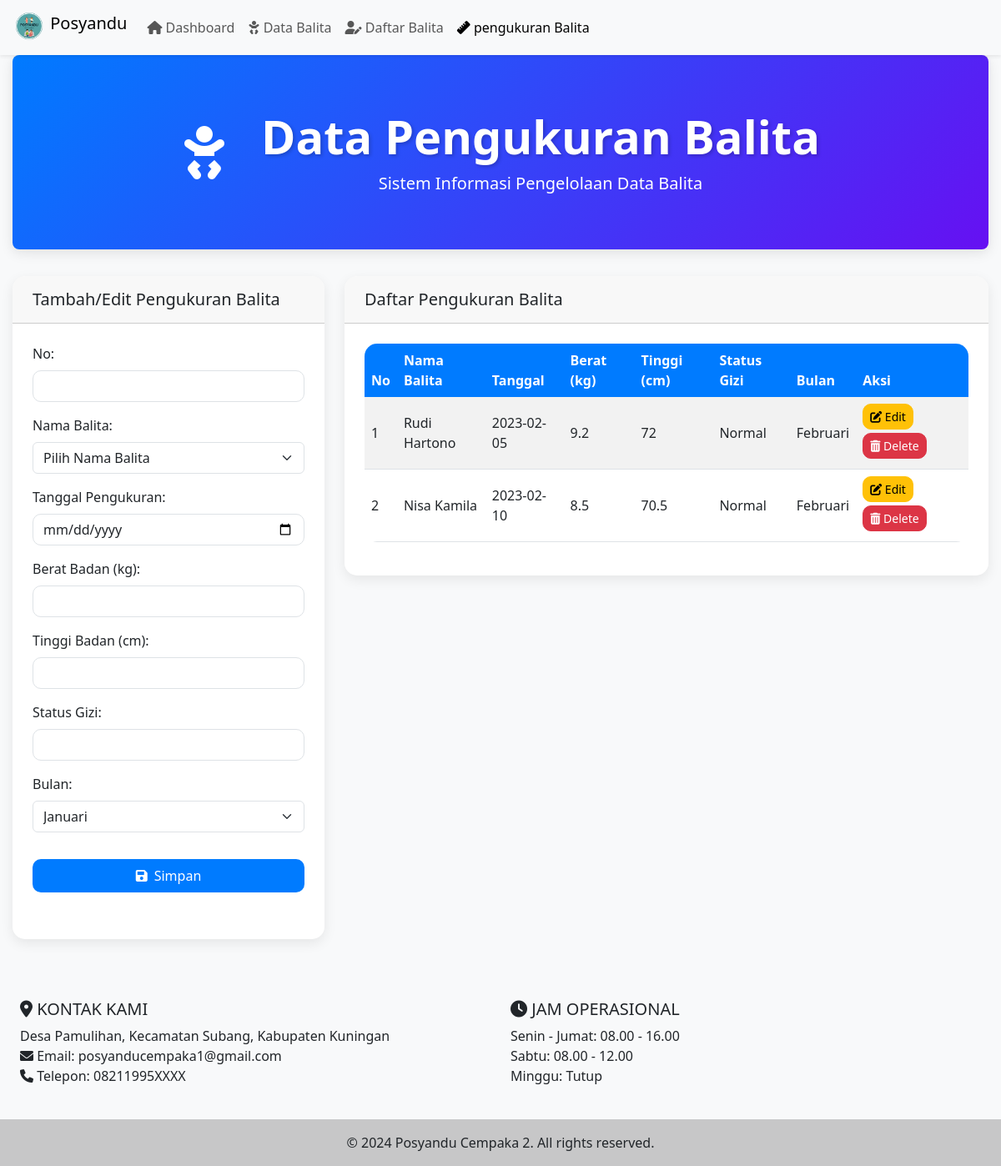
Screenshot of /posyandu_2/balita_crud_p2.php (signed in) with the database file from the repository.
### tables this page shows
CREATE TABLE "pengukuran_balita_2" (
    id_pengukuran INTEGER PRIMARY KEY AUTOINCREMENT,
    no INTEGER,
    id_balita INTEGER,
    tanggal_pengukuran DATE,
    berat_badan DECIMAL(5,2),
    tinggi_badan DECIMAL(5,2),
    status_gizi TEXT,
    bulan TEXT CHECK (bulan IN ('januari', 'februari', 'maret', 'april', 'mei', 'juni', 'juli', 'agustus', 'september', 'oktober', 'november', 'desember')),
    FOREIGN KEY (id_balita) REFERENCES balita(id_balita)
);

CREATE TABLE balita_2 (

    id_balita INTEGER PRIMARY KEY,

    no INTEGER,

    nama_balita TEXT,

    jenis_kelamin TEXT,

    nik TEXT,

    tanggal_lahir DATE,

    berat_badan_lahir INTEGER,

    nama_ayah TEXT,

    nama_ibu TEXT,

    alamat TEXT,

    status TEXT CHECK (status IN ('Aktif', 'Lulus', 'Keluar', 'Pindah', 'Meninggal', 'Tidak Aktif'))

);

### posyandu_2/balita_crud_p2.php (the view, shortened to what this page needs)
<?php
require_once __DIR__ . '/../pos_2/header_balita_p2.php';
$pengukuran = null;
$pengukuran_balitas = $db->query("SELECT p.*, b.nama_balita FROM pengukuran_balita_2 p JOIN balita_2 b ON p.id_balita = b.id_balita ORDER BY p.no ASC")->fetchAll(PDO::FETCH_ASSOC);
$bulan_list = ['januari', 'februari', 'maret', 'april', 'mei', 'juni', 'juli', 'agustus', 'september', 'oktober', 'november', 'desember'];
?>
<!DOCTYPE html>
<html lang="id">
<head>
    <link href="https://cdn.jsdelivr.net/npm/bootstrap@5.3.0-alpha1/dist/css/bootstrap.min.css" rel="stylesheet">
    <link href="https://cdnjs.cloudflare.com/ajax/libs/font-awesome/6.0.0-beta3/css/all.min.css" rel="stylesheet">
</head>
<body>
<div class="container">
    <div class="jumbotron text-center">
        <div class="row align-items-center justify-content-center">
            <div class="col-auto">
                <i class="fas fa-baby title-icon"></i>
            </div>
            <div class="col-auto">
                <h1 class="display-4">Data Pengukuran Balita</h1>
                <p class="lead">Sistem Informasi Pengelolaan Data Balita</p>
            </div>
        </div>
    </div>
</div>
<div class="container">
    <div class="row">
        <div class="col-lg-4 mb-4">
            <div class="card h-100 animate-on-scroll">
                <div class="card-header">
                    <h5 class="card-title mb-0">Tambah/Edit Pengukuran Balita</h5>
                </div>
                <div class="card-body">
                    <form method="post">
                        <div class="mb-3">
                            <label for="no" class="form-label">No:</label>
                            <input type="number" name="no" id="no" class="form-control" value="<?php echo isset($pengukuran) ? htmlspecialchars($pengukuran['no']) : ''; ?>" required>
                        </div>
                        <div class="mb-3">
                            <label for="id_balita" class="form-label">Nama Balita:</label>
                            <select name="id_balita" id="id_balita" class="form-select" required onchange="fillNoBasedOnBalita(this.value)">
                                <option value="">Pilih Nama Balita</option>
                            </select>
                        </div>
                        <div class="mb-3">
                            <label for="tanggal_pengukuran" class="form-label">Tanggal Pengukuran:</label>
                            <input type="date" name="tanggal_pengukuran" id="tanggal_pengukuran" class="form-control" value="<?php echo isset($pengukuran) ? htmlspecialchars($pengukuran['tanggal_pengukuran']) : ''; ?>" required>
                        </div>
                        <div class="mb-3">
                            <label for="berat_badan" class="form-label">Berat Badan (kg):</label>
                            <input type="number" step="0.1" name="berat_badan" id="berat_badan" class="form-control" value="<?php echo isset($pengukuran) ? htmlspecialchars($pengukuran['berat_badan']) : ''; ?>" required>
                        </div>
                        <div class="mb-3">
                            <label for="tinggi_badan" class="form-label">Tinggi Badan (cm):</label>
                            <input type="number" step="0.1" name="tinggi_badan" id="tinggi_badan" class="form-control" value="<?php echo isset($pengukuran) ? htmlspecialchars($pengukuran['tinggi_badan']) : ''; ?>" required>
                        </div>
                        <div class="mb-3">
                            <label for="status_gizi" class="form-label">Status Gizi:</label>
                            <input type="text" name="status_gizi" id="status_gizi" class="form-control" value="<?php echo isset($pengukuran) ? htmlspecialchars($pengukuran['status_gizi']) : ''; ?>" required>
                        </div>
                        <div class="mb-3">
                            <label for="bulan" class="form-label">Bulan:</label>
                            <select name="bulan" id="bulan" class="form-select" required>
                                <?php foreach ($bulan_list as $bulan): ?>
                                    <option value="<?php echo $bulan; ?>" <?php echo (isset($pengukuran) && $pengukuran['bulan'] == $bulan) ? 'selected' : ''; ?>>
                                        <?php echo ucfirst($bulan); ?>
                                    </option>
                                <?php endforeach; ?>
                            </select>
                        </div>
                        <button type="submit" name="action" value="<?php echo isset($pengukuran) ? 'edit' : 'add'; ?>" class="btn btn-primary w-100 mt-3">
                            <i class="fas fa-save me-2"></i>Simpan
                        </button>
                    </form>
                </div>
            </div>
        </div>
        <div class="col-lg-8">
            <div class="card animate-on-scroll">
                <div class="card-header">
                    <h5 class="mb-0">Daftar Pengukuran Balita</h5>
                </div>
                <div class="card-body">
                    <div class="table-responsive">
                        <table class="table table-striped table-hover">
                            <thead>
                                <tr>
                                    <th>No</th>
                                    <th>Nama Balita</th>
                                    <th>Tanggal</th>
                                    <th>Berat (kg)</th>
                                    <th>Tinggi (cm)</th>
                                    <th>Status Gizi</th>
                                    <th>Bulan</th>
                                    <th>Aksi</th>
                                </tr>
                            </thead>
                            <tbody>
                                <?php foreach ($pengukuran_balitas as $pengukuran): ?>
                                    <tr>
                                        <td><?php echo htmlspecialchars($pengukuran['no']); ?></td>
                                        <td><?php echo htmlspecialchars($pengukuran['nama_balita']); ?></td>
                                        <td><?php echo htmlspecialchars($pengukuran['tanggal_pengukuran']); ?></td>
                                        <td><?php echo htmlspecialchars($pengukuran['berat_badan']); ?></td>
                                        <td><?php echo htmlspecialchars($pengukuran['tinggi_badan']); ?></td>
                                        <td><?php echo htmlspecialchars($pengukuran['status_gizi']); ?></td>
                                        <td><?php echo htmlspecialchars(ucfirst($pengukuran['bulan'])); ?></td>
                                        <td>
                                            <a href="?edit=<?php echo $pengukuran['id_pengukuran']; ?>" class="btn btn-sm btn-warning mb-1">
                                                <i class="fas fa-edit"></i> Edit
                                            </a>
                                            <form method="post" style="display:inline;">
                                                <button type="submit" name="action" value="delete" class="btn btn-sm btn-danger mb-1" onclick="return confirm('Yakin ingin menghapus data ini?')">
                                                    <i class="fas fa-trash-alt"></i> Delete
                                                </button>
                                            </form>
                                        </td>
                                    </tr>
                                <?php endforeach; ?>
                            </tbody>
                        </table>
                    </div>
                </div>
            </div>
        </div>
    </div>
</div>
</body>
</html>
<?php require_once __DIR__ . '/../pos_2/footer_balita_p2.php'; ?>

### pos_2/header_balita_p2.php (style rules this page uses)
body { min-height: 100vh; display: flex; flex-direction: column; }

### posyandu_2/balita_crud_p2.php (style rules this page uses)
body { background-color: #f8f9fa; font-family: 'Segoe UI', Tahoma, Geneva, Verdana, sans-serif; }
.container { max-width: 1200px; margin: 0 auto; padding: 0 15px; }
.jumbotron { background: linear-gradient(135deg, #007bff, #6610f2); color: white; padding: 4rem 2rem; margin-bottom: 2rem; border-radius: 0.5rem; box-shadow: 0 4px 15px rgba(0,0,0,0.1); }
.jumbotron .row { margin: 0; }
.jumbotron h1 { font-weight: 700; text-shadow: 2px 2px 4px rgba(0,0,0,0.2); animation: fadeInDown 1s ease-out; margin-bottom: 0.5rem; }
.jumbotron p { animation: fadeInUp 1s ease-out 0.5s; animation-fill-mode: both; margin-bottom: 0; }
.title-icon { font-size: 4rem; color: #ffffff; animation: bounceIn 1s ease-out; margin-right: 1rem; }
.card { border: none; border-radius: 15px; box-shadow: 0 5px 15px rgba(0,0,0,0.08); transition: all 0.3s ease; margin-bottom: 2rem; }
.card-header { border-radius: 15px 15px 0 0 !important; font-weight: 600; padding: 1rem 1.5rem; }
.card-body { padding: 1.5rem; }
.form-control, .btn { border-radius: 10px; }
.btn-primary { background-color: #007bff; border: none; transition: all 0.3s ease; padding: 0.5rem 1rem; }
.table { border-radius: 15px; overflow: hidden; }
.table th { background-color: #007bff; color: white; border: none; }
.table td { vertical-align: middle; }

### rows the page displays
pengukuran_balita_2: no "1", balita_2.nama_balita "Rudi Hartono", tanggal_pengukuran "2023-02-05", berat_badan "9.2", tinggi_badan "72", status_gizi "Normal", bulan "Februari"
pengukuran_balita_2: no "2", balita_2.nama_balita "Nisa Kamila", tanggal_pengukuran "2023-02-10", berat_badan "8.5", tinggi_badan "70.5", status_gizi "Normal", bulan "Februari"

### other values shown
form field bulan "Januari"
